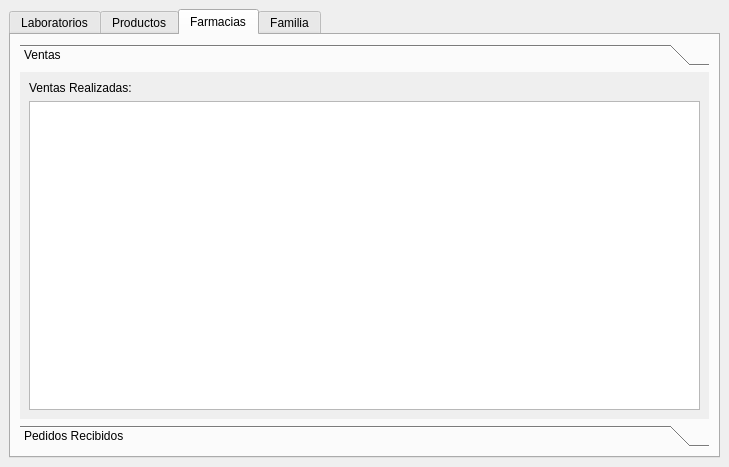
<?xml version="1.0" encoding="UTF-8"?>
<ui version="4.0">
 <class>MainWindow</class>
 <widget class="QMainWindow" name="MainWindow">
  <property name="geometry">
   <rect>
    <x>0</x>
    <y>0</y>
    <width>729</width>
    <height>467</height>
   </rect>
  </property>
  <property name="windowTitle">
   <string>Laboratorios</string>
  </property>
  <property name="windowIcon">
   <iconset>
    <normaloff>images/pill.png</normaloff>images/pill.png</iconset>
  </property>
  <widget class="QWidget" name="centralwidget">
   <layout class="QVBoxLayout" name="verticalLayout">
    <item>
     <layout class="QVBoxLayout" name="verticalLayout_11">
      <item>
       <widget class="QTabWidget" name="tabWidget">
        <property name="currentIndex">
         <number>2</number>
        </property>
        <widget class="QWidget" name="tab_3">
         <attribute name="title">
          <string>Laboratorios</string>
         </attribute>
         <layout class="QGridLayout" name="gridLayout">
          <item row="0" column="0">
           <layout class="QVBoxLayout" name="verticalLayout_10">
            <item>
             <widget class="QLabel" name="label_12">
              <property name="text">
               <string>Laboratorios Existentes</string>
              </property>
             </widget>
            </item>
            <item>
             <widget class="QListWidget" name="LabsE_list"/>
            </item>
           </layout>
          </item>
          <item row="0" column="1">
           <layout class="QVBoxLayout" name="verticalLayout_14">
            <item>
             <widget class="QLabel" name="label_14">
              <property name="text">
               <string>ID:</string>
              </property>
             </widget>
            </item>
            <item>
             <widget class="QLabel" name="label_15">
              <property name="text">
               <string>Nombre:</string>
              </property>
             </widget>
            </item>
            <item>
             <widget class="QLabel" name="label_16">
              <property name="text">
               <string>Direccion:</string>
              </property>
             </widget>
            </item>
           </layout>
          </item>
          <item row="1" column="0" colspan="2">
           <layout class="QHBoxLayout" name="horizontalLayout_5">
            <item>
             <widget class="QPushButton" name="pushButton_2">
              <property name="text">
               <string>Crear</string>
              </property>
             </widget>
            </item>
           </layout>
          </item>
          <item row="0" column="2" rowspan="2">
           <layout class="QVBoxLayout" name="verticalLayout_17">
            <item>
             <widget class="QLineEdit" name="IDL_edit"/>
            </item>
            <item>
             <widget class="QLineEdit" name="NombreL_edit">
              <property name="text">
               <string/>
              </property>
             </widget>
            </item>
            <item>
             <widget class="QLineEdit" name="DireccionL_edit"/>
            </item>
           </layout>
          </item>
         </layout>
        </widget>
        <widget class="QWidget" name="tab">
         <property name="accessibleName">
          <string/>
         </property>
         <attribute name="title">
          <string>Productos</string>
         </attribute>
         <layout class="QHBoxLayout" name="horizontalLayout_3">
          <item>
           <widget class="QToolBox" name="toolBox">
            <property name="currentIndex">
             <number>1</number>
            </property>
            <widget class="QWidget" name="page">
             <property name="geometry">
              <rect>
               <x>0</x>
               <y>0</y>
               <width>687</width>
               <height>334</height>
              </rect>
             </property>
             <attribute name="label">
              <string>Crear</string>
             </attribute>
             <layout class="QHBoxLayout" name="horizontalLayout_4">
              <item>
               <layout class="QVBoxLayout" name="verticalLayout_5">
                <item>
                 <widget class="QLabel" name="label_3">
                  <property name="text">
                   <string>ID:</string>
                  </property>
                 </widget>
                </item>
                <item>
                 <widget class="QLabel" name="label_2">
                  <property name="text">
                   <string>Nombre:</string>
                  </property>
                 </widget>
                </item>
                <item>
                 <widget class="QLabel" name="label">
                  <property name="text">
                   <string>Fabricante:</string>
                  </property>
                 </widget>
                </item>
                <item>
                 <widget class="QLabel" name="label_4">
                  <property name="text">
                   <string>Costo Venta:</string>
                  </property>
                 </widget>
                </item>
                <item>
                 <widget class="QLabel" name="label_5">
                  <property name="text">
                   <string>Coste:</string>
                  </property>
                 </widget>
                </item>
                <item>
                 <widget class="QLabel" name="label_7">
                  <property name="text">
                   <string>Unidad:</string>
                  </property>
                 </widget>
                </item>
                <item>
                 <widget class="QLabel" name="label_6">
                  <property name="text">
                   <string>Seguridad:</string>
                  </property>
                 </widget>
                </item>
                <item>
                 <widget class="QLabel" name="label_8">
                  <property name="text">
                   <string>Familia:</string>
                  </property>
                 </widget>
                </item>
               </layout>
              </item>
              <item>
               <layout class="QVBoxLayout" name="verticalLayout_6">
                <item>
                 <widget class="QLineEdit" name="IDP_Edit"/>
                </item>
                <item>
                 <widget class="QLineEdit" name="NombreP_edit"/>
                </item>
                <item>
                 <widget class="QComboBox" name="Fabricante_cb"/>
                </item>
                <item>
                 <widget class="QDoubleSpinBox" name="CostoVenta_sb"/>
                </item>
                <item>
                 <widget class="QDoubleSpinBox" name="Coste_sb"/>
                </item>
                <item>
                 <widget class="QSpinBox" name="Unidades_sb"/>
                </item>
                <item>
                 <widget class="QCheckBox" name="Seguridad_cb">
                  <property name="text">
                   <string>Verdadero</string>
                  </property>
                 </widget>
                </item>
                <item>
                 <widget class="QComboBox" name="Familia_cb"/>
                </item>
               </layout>
              </item>
              <item>
               <layout class="QHBoxLayout" name="horizontalLayout">
                <item>
                 <widget class="QPushButton" name="CrearP_bt">
                  <property name="text">
                   <string>Crear</string>
                  </property>
                 </widget>
                </item>
               </layout>
              </item>
             </layout>
            </widget>
            <widget class="QWidget" name="page_2">
             <property name="geometry">
              <rect>
               <x>0</x>
               <y>0</y>
               <width>687</width>
               <height>334</height>
              </rect>
             </property>
             <attribute name="label">
              <string>Productos Disponibles</string>
             </attribute>
             <layout class="QVBoxLayout" name="verticalLayout_2">
              <item>
               <layout class="QVBoxLayout" name="verticalLayout_7">
                <item>
                 <widget class="QLabel" name="label_9">
                  <property name="text">
                   <string>Productos listos para venta:</string>
                  </property>
                 </widget>
                </item>
                <item>
                 <widget class="QTableWidget" name="ProductosD_tb"/>
                </item>
               </layout>
              </item>
             </layout>
            </widget>
           </widget>
          </item>
         </layout>
        </widget>
        <widget class="QWidget" name="tab_2">
         <attribute name="title">
          <string>Farmacias</string>
         </attribute>
         <layout class="QVBoxLayout" name="verticalLayout_13">
          <item>
           <layout class="QVBoxLayout" name="verticalLayout_4">
            <item>
             <widget class="QToolBox" name="toolBox_2">
              <property name="currentIndex">
               <number>0</number>
              </property>
              <widget class="QWidget" name="page_3">
               <property name="geometry">
                <rect>
                 <x>0</x>
                 <y>0</y>
                 <width>685</width>
                 <height>332</height>
                </rect>
               </property>
               <attribute name="label">
                <string>Ventas</string>
               </attribute>
               <layout class="QVBoxLayout" name="verticalLayout_15">
                <item>
                 <widget class="QLabel" name="label_10">
                  <property name="text">
                   <string>Ventas Realizadas:</string>
                  </property>
                 </widget>
                </item>
                <item>
                 <layout class="QVBoxLayout" name="verticalLayout_8">
                  <item>
                   <widget class="QListWidget" name="VentaP_list"/>
                  </item>
                 </layout>
                </item>
               </layout>
              </widget>
              <widget class="QWidget" name="page_4">
               <property name="geometry">
                <rect>
                 <x>0</x>
                 <y>0</y>
                 <width>225</width>
                 <height>118</height>
                </rect>
               </property>
               <attribute name="label">
                <string>Pedidos Recibidos</string>
               </attribute>
               <layout class="QVBoxLayout" name="verticalLayout_16">
                <item>
                 <widget class="QLabel" name="label_11">
                  <property name="text">
                   <string>Pedidos que recibio la farmacia</string>
                  </property>
                 </widget>
                </item>
                <item>
                 <layout class="QVBoxLayout" name="verticalLayout_9">
                  <item>
                   <widget class="QListWidget" name="PedidosR_list"/>
                  </item>
                 </layout>
                </item>
               </layout>
              </widget>
             </widget>
            </item>
           </layout>
          </item>
         </layout>
        </widget>
        <widget class="QWidget" name="tab_4">
         <attribute name="title">
          <string>Familia</string>
         </attribute>
         <layout class="QVBoxLayout" name="verticalLayout_12">
          <item>
           <layout class="QVBoxLayout" name="verticalLayout_3">
            <item>
             <widget class="QLabel" name="label_13">
              <property name="text">
               <string>Lista de Familias de Productos</string>
              </property>
             </widget>
            </item>
            <item>
             <widget class="QListWidget" name="familia_list"/>
            </item>
           </layout>
          </item>
          <item>
           <layout class="QHBoxLayout" name="horizontalLayout_2">
            <item>
             <widget class="QLineEdit" name="Familia_edit"/>
            </item>
            <item>
             <widget class="QPushButton" name="pushButton">
              <property name="text">
               <string>Crear familia</string>
              </property>
             </widget>
            </item>
           </layout>
          </item>
         </layout>
        </widget>
       </widget>
      </item>
     </layout>
    </item>
   </layout>
  </widget>
 </widget>
 <resources/>
 <connections/>
</ui>
